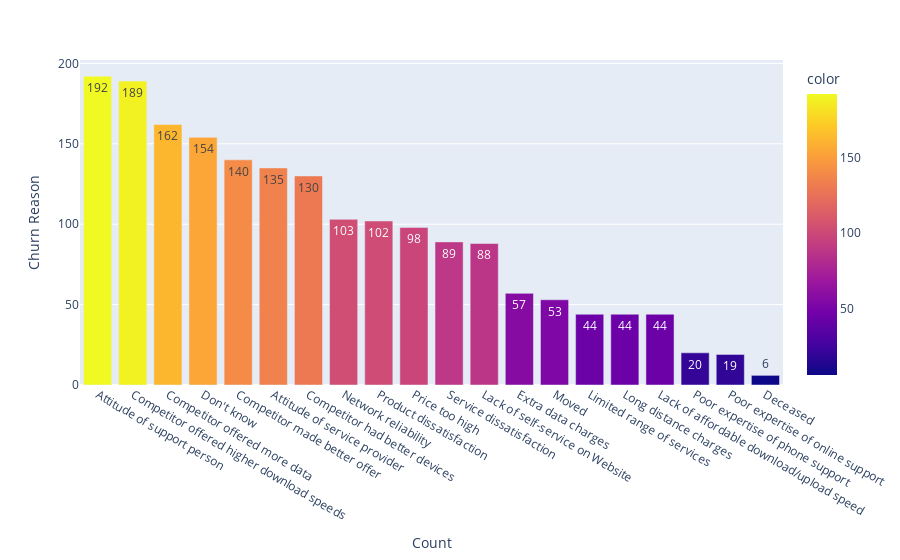

Notebook source saved alongside this figure:
### Markdown cell above
**26.5%** of customers churned — mild class imbalance. The goal is to know which type of customers are more likely to churn in order to predict future churning and take action to avoid it.

### Code cell
values = (
    df.churn_reason[df.churn_reason != "No Churn"].value_counts(ascending=False).values
)
keys = (
    df.churn_reason[df.churn_reason != "No Churn"].value_counts(ascending=False).keys()
)

fig = px.bar(x=keys, y=values, color=values, text=values)

fig.update_layout(yaxis_title="Churn Reason", xaxis_title="Count")
fig.show()

### Figure 1 — Plotly figure (JSON) as saved in the notebook; plotly's stock layout.template omitted (floating-point values rounded to 4 significant figures)
{"data": [{"hovertemplate": "x=%{x}<br>y=%{y}<br>text=%{text}<br>color=%{marker.color}<extra></extra>", "legendgroup": "", "marker": {"color": [192, 189, 162, 154, 140, 135, 130, 103, 102, 98, 89, 88, 57, 53, 44, 44, 44, 20, 19, 6], "coloraxis": "coloraxis", "pattern": {"shape": ""}}, "name": "", "orientation": "v", "showlegend": false, "text": [192.0, 189.0, 162.0, 154.0, 140.0, 135.0, 130.0, 103.0, 102.0, 98.0, 89.0, 88.0, 57.0, 53.0, 44.0, 44.0, 44.0, 20.0, 19.0, 6.0], "textposition": "auto", "type": "bar", "x": ["Attitude of support person", "Competitor offered higher download speeds", "Competitor offered more data", "Don't know", "Competitor made better offer", "Attitude of service provider", "Competitor had better devices", "Network reliability", "Product dissatisfaction", "Price too high", "Service dissatisfaction", "Lack of self-service on Website", "Extra data charges", "Moved", "Limited range of services", "Long distance charges", "Lack of affordable download/upload speed", "Poor expertise of phone support", "Poor expertise of online support", "Deceased"], "xaxis": "x", "y": [192, 189, 162, 154, 140, 135, 130, 103, 102, 98, 89, 88, 57, 53, 44, 44, 44, 20, 19, 6], "yaxis": "y"}], "layout": {"barmode": "relative", "coloraxis": {"colorbar": {"title": {"text": "color"}}, "colorscale": [[0, "#0d0887"], [0.1111, "#46039f"], [0.2222, "#7201a8"], [0.3333, "#9c179e"], [0.4444, "#bd3786"], [0.5556, "#d8576b"], [0.6667, "#ed7953"], [0.7778, "#fb9f3a"], [0.8889, "#fdca26"], [1, "#f0f921"]]}, "legend": {"tracegroupgap": 0}, "margin": {"t": 60}, "xaxis": {"anchor": "y", "domain": [0, 1], "title": {"text": "Count"}}, "yaxis": {"anchor": "x", "domain": [0, 1], "title": {"text": "Churn Reason"}}}}
